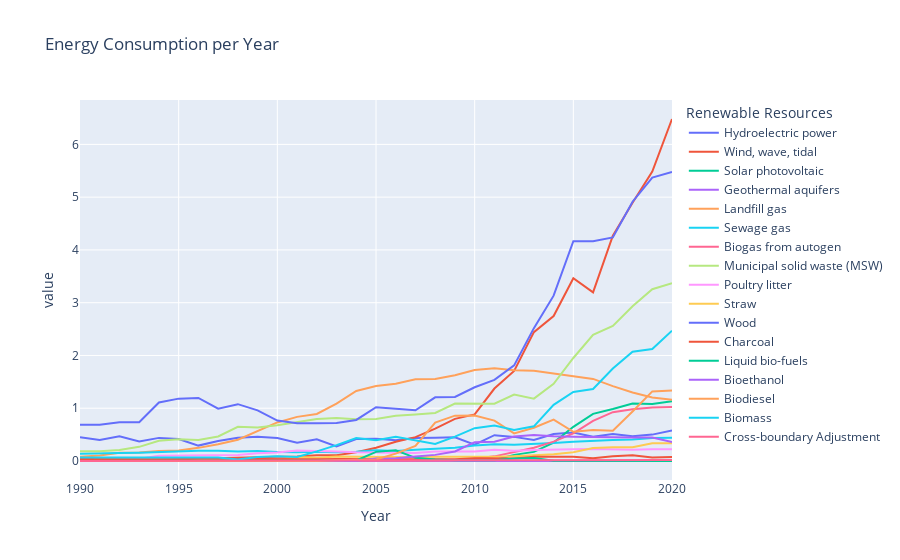

Source (notebook cell):
### Markdown cell above
### 4. Line chart for energy consumption of each renewable resources in each year

### Code cell
fig = px.line(df, x='Year', y=['Hydroelectric power',
       'Wind, wave, tidal', 'Solar photovoltaic', 'Geothermal aquifers',
       'Landfill gas', 'Sewage gas', 'Biogas from autogen',
       'Municipal solid waste (MSW)', 'Poultry litter', 'Straw', 'Wood',
       'Charcoal', 'Liquid bio-fuels', 'Bioethanol', 'Biodiesel', 'Biomass',
       'Cross-boundary Adjustment'], 
              title='Energy Consumption per Year',
              labels={'variable':'Renewable Resources'})

# Show the plot
fig.show()
